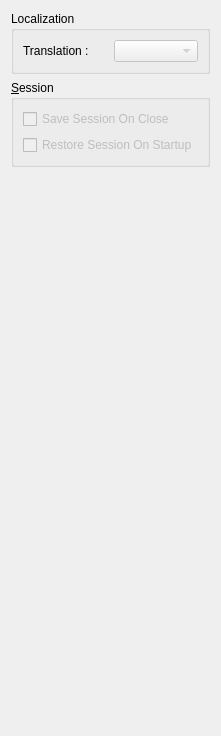
     <widget class="QWidget" name="pGeneral">
      <layout class="QVBoxLayout">
       <item>
        <widget class="QGroupBox" name="gbTranslation">
         <property name="title">
          <string>Localization</string>
         </property>
         <layout class="QHBoxLayout">
          <item>
           <widget class="QLabel" name="lTranslation">
            <property name="text">
             <string>Translation :</string>
            </property>
           </widget>
          </item>
          <item>
           <widget class="QComboBox" name="cbTranslation">
            <property name="enabled">
             <bool>false</bool>
            </property>
           </widget>
          </item>
         </layout>
        </widget>
       </item>
       <item>
        <widget class="QGroupBox" name="gbSession">
         <property name="title">
          <string>&amp;Session</string>
         </property>
         <layout class="QVBoxLayout">
          <item>
           <widget class="QCheckBox" name="cbSaveSession">
            <property name="enabled">
             <bool>false</bool>
            </property>
            <property name="text">
             <string>Save Session On Close</string>
            </property>
           </widget>
          </item>
          <item>
           <widget class="QCheckBox" name="cbRestoreSession">
            <property name="enabled">
             <bool>false</bool>
            </property>
            <property name="text">
             <string>Restore Session On Startup</string>
            </property>
           </widget>
          </item>
         </layout>
        </widget>
       </item>
       <item>
        <spacer>
         <property name="orientation">
          <enum>Qt::Vertical</enum>
         </property>
         <property name="sizeType">
          <enum>QSizePolicy::Expanding</enum>
         </property>
         <property name="sizeHint" stdset="0">
          <size>
           <width>98</width>
           <height>558</height>
          </size>
         </property>
        </spacer>
       </item>
      </layout>
     </widget>
